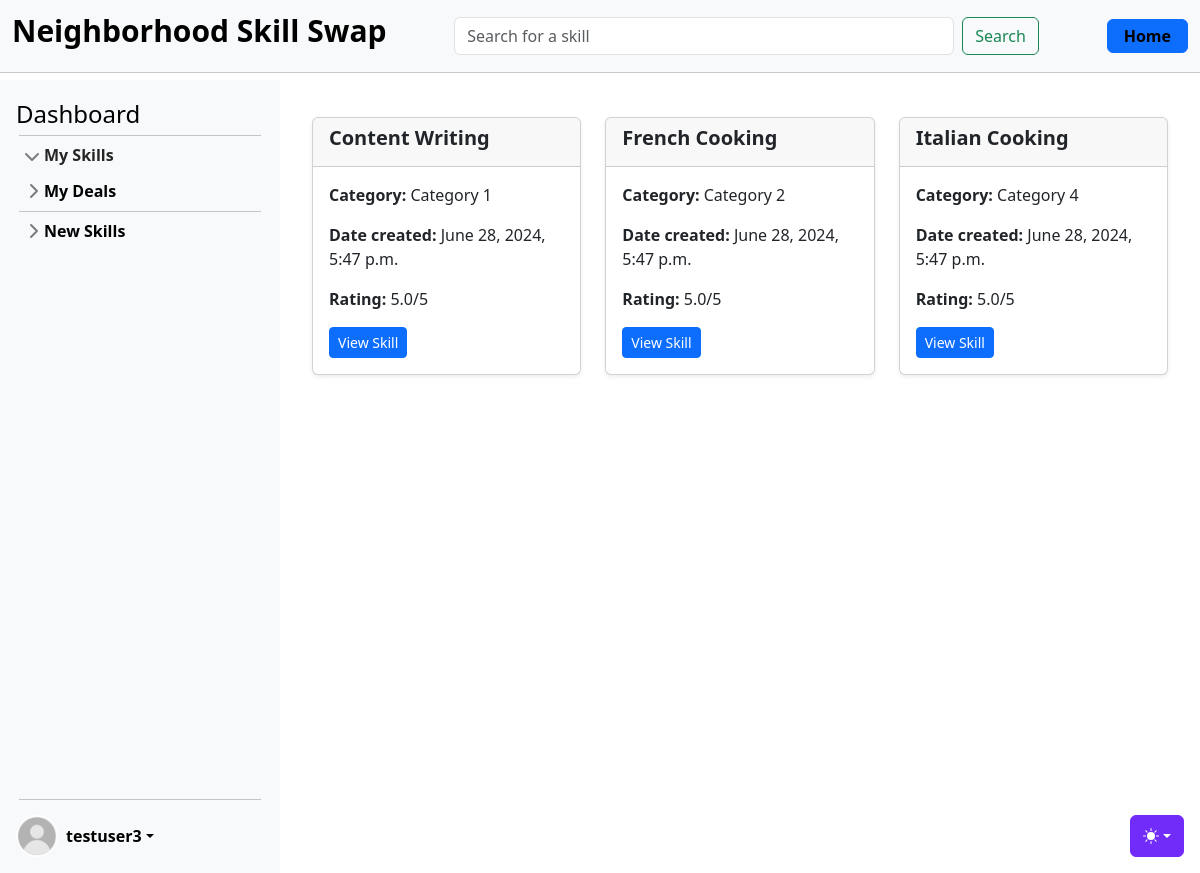
The app's page /skills/offered (signed in) with its own data.
### accounts/models.py (models this page shows, shortened)
class CustomUser(AbstractUser):
    age = models.PositiveIntegerField(null=True, blank=True)

### skills/models.py (models this page shows, shortened)
class Skill(models.Model):
    name = models.CharField(max_length=100, blank=False)
    level = models.CharField(max_length=20, blank=False)
    description = models.TextField()
    owner = models.ForeignKey(settings.AUTH_USER_MODEL, on_delete=models.CASCADE)
    category = models.ForeignKey(Category, on_delete=models.CASCADE)
    date = models.DateTimeField(auto_now_add=True)
    skill_type = models.CharField(max_length=20, blank=False)
    rating = models.FloatField(default=5.0)

class Category(models.Model):
    name = models.CharField(max_length=100, unique=True, blank=False)
    def __str__(self):
        return self.name

### skills/views_skills.py (the view)
# urls.py: path("", SkillListView.as_view(), name="skill_list"),
class SkillListView(LoginRequiredMixin, ListView):
    model = Skill
    template_name = "skills/skill_list.html"
    form_class = SkillSearchForm
    context_object_name = "skills"
    def dispatch(self, request: HttpRequest, *args: str, **kwargs: str) -> HttpResponse:
        self.request_path = request.path
        self.skill_type = kwargs.get("skill_type", None)
        self.category = kwargs.get("category", None)
        return super().dispatch(request, *args, **kwargs)
    def get_queryset(self) -> Skill:
        skillset_all_other_users = Skill.objects.exclude(
            Q(owner=self.request.user) | Q(skill_type="wanted")
        )
        skillset_user = Skill.objects.filter(owner=self.request.user)
        skillset_all = Skill.objects.all()
        search_term = self.request.GET.get("search_term")
        if self.request_path == "/skills/search/":
            if search_term:
                skillset = skillset_all_other_users.filter(
                    Q(name__icontains=search_term)
                    | Q(description__icontains=search_term)
                )
            else:
                skillset = Skill.objects.none()
        elif self.request_path.startswith("/skills/categories/") and self.category:
            skillset = skillset_all_other_users.filter(
                category__name__iexact=self.category
            )
        elif self.request_path == "/skills/wanted":
            skillset = skillset_user.filter(skill_type="wanted")
        elif self.request_path == "/skills/offered":
            skillset = skillset_user.filter(skill_type="offered")
        elif self.request_path == "/skills/all":
            skillset = skillset_all
        else:
            pass
        return skillset
    def get_context_data(self, **kwargs: str) -> dict[str, str]:
        context = super().get_context_data(**kwargs)
        context["form"] = SkillSearchForm(self.request.GET or None)
        search_term = self.request.GET.get("search_term")
        print(f"search term in get_context_data: {search_term}")
        if (
            self.request_path == "/skills/search/"
            and search_term
            and not context["skills"]
        ):
            context["no_results"] = "No skills matched your search criteria."
        return context

### skills/forms.py
class SkillSearchForm(forms.Form):
    search_term = forms.CharField(max_length=100, required=False, label="Search")

### templates/skills/skill_list.html (shortened to what this page needs)
{% extends 'base.html' %}
{% block content %}
<div class="container mt-4">
    <div class="row">
        {% for skill in skills %}
        <div class="col-md-4 mb-4">
            <div class="card h-100 shadow-sm">
                <div class="card-header">
                    <h5 class="card-title">{{ skill.name }}</h5>
                </div>
                <div class="card-body">
                    <p class="card-text"><strong>Category:</strong> {{ skill.category }}</p>
                    <p class="card-text"><strong>Date created:</strong> {{ skill.date }}</p>
                    {% if skill.skill_type != "wanted" %}
                        <p class="card-text"><strong>Rating:</strong> {{ skill.rating }}/5</p>
                    {% endif %}
                    {% if skill.skill_type == "wanted" %}
                        <a href="#" class="btn btn-primary btn-sm">Search for Skill</a>
                    {% else %}
                        <a href="{% url 'skill_detail' skill.pk %}" class="btn btn-primary btn-sm">View Skill</a>
                    {% endif %}
                </div>
            </div>
        </div>
        {% endfor %}
    </div>
</div>
{% endblock %}

### templates/partials/_sidebar.html (shortened to what this page needs)
{% load static %}
<div class="sidebar d-flex flex-column flex-shrink-0 p-3 bg-body-tertiary" style="width: 280px;">
    <a href="{% url 'dashboard' user.id %}" class="d-flex align-items-center mb-3 mb-md-0 me-md-auto link-body-emphasis text-decoration-none">
        <span class="fs-4">Dashboard</span>
    </a>
    <hr>
    <ul class="list-unstyled ps-0">
        <li class="mb-1">
            <button class="btn btn-toggle d-inline-flex align-items-center rounded border-0 collapsed" data-bs-toggle="collapse" data-bs-target="#home-collapse" aria-expanded="true">
                My Skills
            </button>
        </li>
        <li class="mb-1">
            <button class="btn btn-toggle d-inline-flex align-items-center rounded border-0 collapsed" data-bs-toggle="collapse" data-bs-target="#dashboard-collapse" aria-expanded="false">
                My Deals
            </button>
        </li>
        <hr>
        <li class="mb-1">
            <button class="btn btn-toggle d-inline-flex align-items-center rounded border-0 collapsed" data-bs-toggle="collapse" data-bs-target="#orders-collapse" aria-expanded="false">
                New Skills
            </button>
        </li>
    </ul>
    <div class="dropdown mt-auto">
        <hr style="margin-bottom: 15px;">
        <a href="#" class="d-flex align-items-center link-body-emphasis text-decoration-none dropdown-toggle" data-bs-toggle="dropdown" aria-expanded="false">
            {% if user.is_authenticated %}
                {% if user.profile.profile_image %}
                    <img src="{{ user.profile.profile_image.url }}" alt="" width="42" height="42" class="rounded-circle me-2">
                {% else %}
                    <img src="{% static 'img/default_pic.jpg' %}" alt="" width="42" height="42" class="rounded-circle me-2">
                {% endif %}
                <strong>{{ user.username }}</strong>
            {% else %}
                <strong>User</strong>
            {% endif %}
        </a>
    </div>
</div>

### static/css/sidebars.css (style rules this page uses)
body { min-height: 100vh; min-height: -webkit-fill-available; }
html { height: -webkit-fill-available; }
.dropdown-toggle { outline: 0; }
.btn-toggle { padding: .25rem .5rem; font-weight: 600; color: var(--bs-emphasis-color); background-color: transparent; }
.btn-toggle::before { width: 1.25em; line-height: 0; transition: transform .35s ease; transform-origin: .5em 50%; }
.btn-toggle[aria-expanded="true"] { color: rgba(var(--bs-emphasis-color-rgb), .85); }
.btn-toggle[aria-expanded="true"]::before { transform: rotate(90deg); }

### static/css/main.css (style rules this page uses)
hr { margin: 3px; }
.sidebar { position: fixed; top: 80px; left: 0; bottom: 0; width: 280px; padding: 20px; background-color: #f8f9fa; overflow-y: auto; z-index: 1000; }

### static/css/dashboard.css (style rules this page uses)
.card-title { font-weight: bold; }
.card-text { margin-bottom: 1rem; }

### records on screen
CustomUser: username "testuser3"
Skill: name "Content Writing", category "Category 1", date "June 28, 2024, 5:47 p.m.", rating "5.0", skill_type "View Skill"
Skill: name "French Cooking", category "Category 2", date "June 28, 2024, 5:47 p.m.", rating "5.0", skill_type "View Skill"
Skill: name "Italian Cooking", category "Category 4", date "June 28, 2024, 5:47 p.m.", rating "5.0", skill_type "View Skill"
